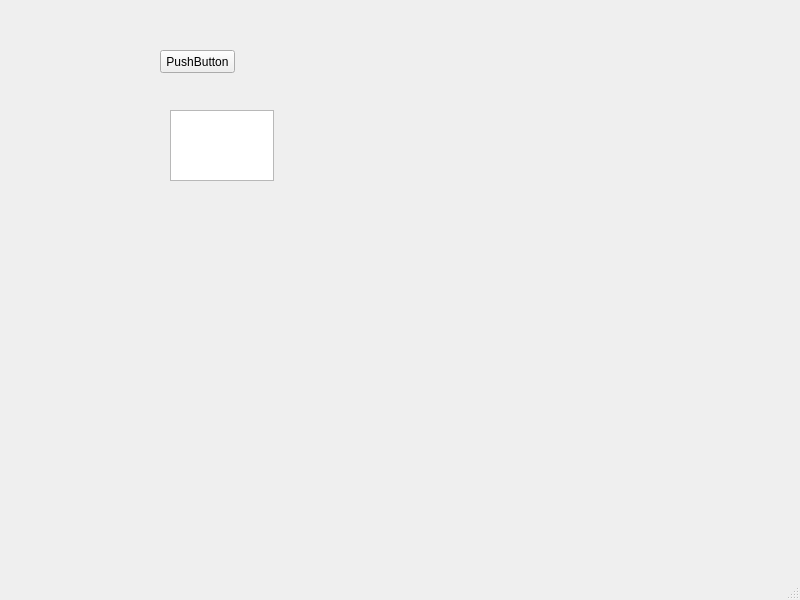
<?xml version="1.0" encoding="UTF-8"?>
<ui version="4.0">
 <class>MainWindow</class>
 <widget class="QMainWindow" name="MainWindow">
  <property name="geometry">
   <rect>
    <x>0</x>
    <y>0</y>
    <width>800</width>
    <height>600</height>
   </rect>
  </property>
  <property name="windowTitle">
   <string>MainWindow</string>
  </property>
  <widget class="QWidget" name="centralwidget">
   <widget class="QPushButton" name="pushButton">
    <property name="geometry">
     <rect>
      <x>160</x>
      <y>50</y>
      <width>75</width>
      <height>23</height>
     </rect>
    </property>
    <property name="text">
     <string>PushButton</string>
    </property>
   </widget>
   <widget class="QTextEdit" name="textEdit">
    <property name="geometry">
     <rect>
      <x>170</x>
      <y>110</y>
      <width>104</width>
      <height>71</height>
     </rect>
    </property>
   </widget>
  </widget>
  <widget class="QMenuBar" name="menubar">
   <property name="geometry">
    <rect>
     <x>0</x>
     <y>0</y>
     <width>800</width>
     <height>24</height>
    </rect>
   </property>
  </widget>
  <widget class="QStatusBar" name="statusbar"/>
 </widget>
 <resources/>
 <connections/>
</ui>
